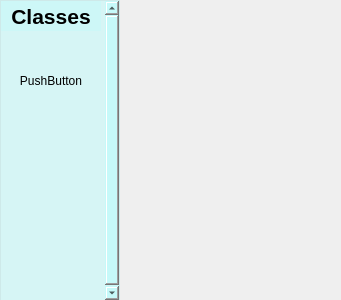
<?xml version="1.0" encoding="UTF-8"?>
<ui version="4.0">
 <class>Form</class>
 <widget class="QWidget" name="Form">
  <property name="geometry">
   <rect>
    <x>0</x>
    <y>0</y>
    <width>341</width>
    <height>300</height>
   </rect>
  </property>
  <property name="windowTitle">
   <string>Form</string>
  </property>
  <property name="styleSheet">
   <string notr="true"/>
  </property>
  <widget class="QScrollArea" name="scrollArea">
   <property name="geometry">
    <rect>
     <x>0</x>
     <y>0</y>
     <width>120</width>
     <height>301</height>
    </rect>
   </property>
   <property name="styleSheet">
    <string notr="true">background-color: rgba(170, 255, 255,0.2);</string>
   </property>
   <property name="verticalScrollBarPolicy">
    <enum>Qt::ScrollBarAsNeeded</enum>
   </property>
   <property name="horizontalScrollBarPolicy">
    <enum>Qt::ScrollBarAlwaysOff</enum>
   </property>
   <property name="widgetResizable">
    <bool>false</bool>
   </property>
   <widget class="QWidget" name="scrollAreaWidgetContents">
    <property name="geometry">
     <rect>
      <x>0</x>
      <y>0</y>
      <width>200</width>
      <height>300</height>
     </rect>
    </property>
    <widget class="QPushButton" name="pushButton">
     <property name="geometry">
      <rect>
       <x>0</x>
       <y>30</y>
       <width>100</width>
       <height>100</height>
      </rect>
     </property>
     <property name="styleSheet">
      <string notr="true">background-color: rgb(85, 255, 255);</string>
     </property>
     <property name="text">
      <string>PushButton</string>
     </property>
     <property name="flat">
      <bool>true</bool>
     </property>
    </widget>
    <widget class="QLabel" name="label">
     <property name="geometry">
      <rect>
       <x>0</x>
       <y>0</y>
       <width>100</width>
       <height>30</height>
      </rect>
     </property>
     <property name="font">
      <font>
       <pointsize>16</pointsize>
       <bold>true</bold>
      </font>
     </property>
     <property name="text">
      <string>Classes</string>
     </property>
     <property name="alignment">
      <set>Qt::AlignCenter</set>
     </property>
    </widget>
   </widget>
  </widget>
 </widget>
 <resources/>
 <connections/>
</ui>
